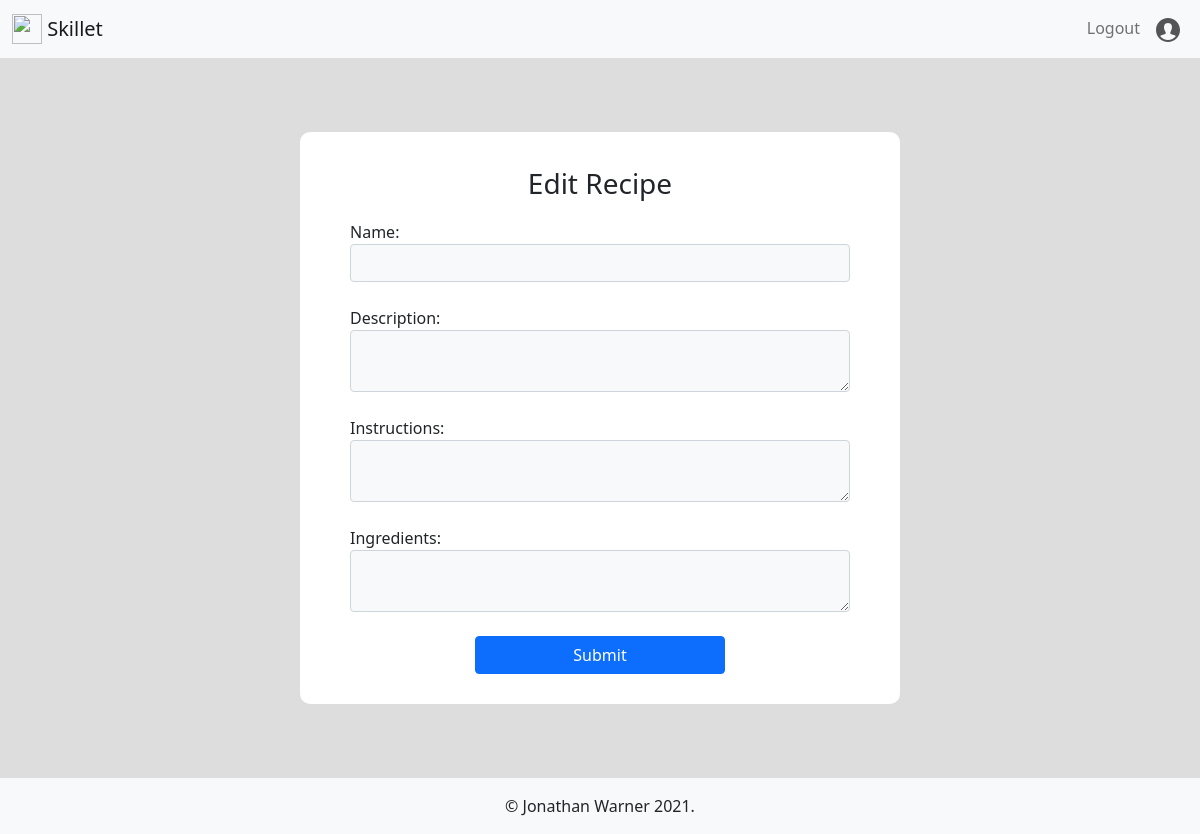
Before: /edit_recipe/6 (signed in) with the older database file.
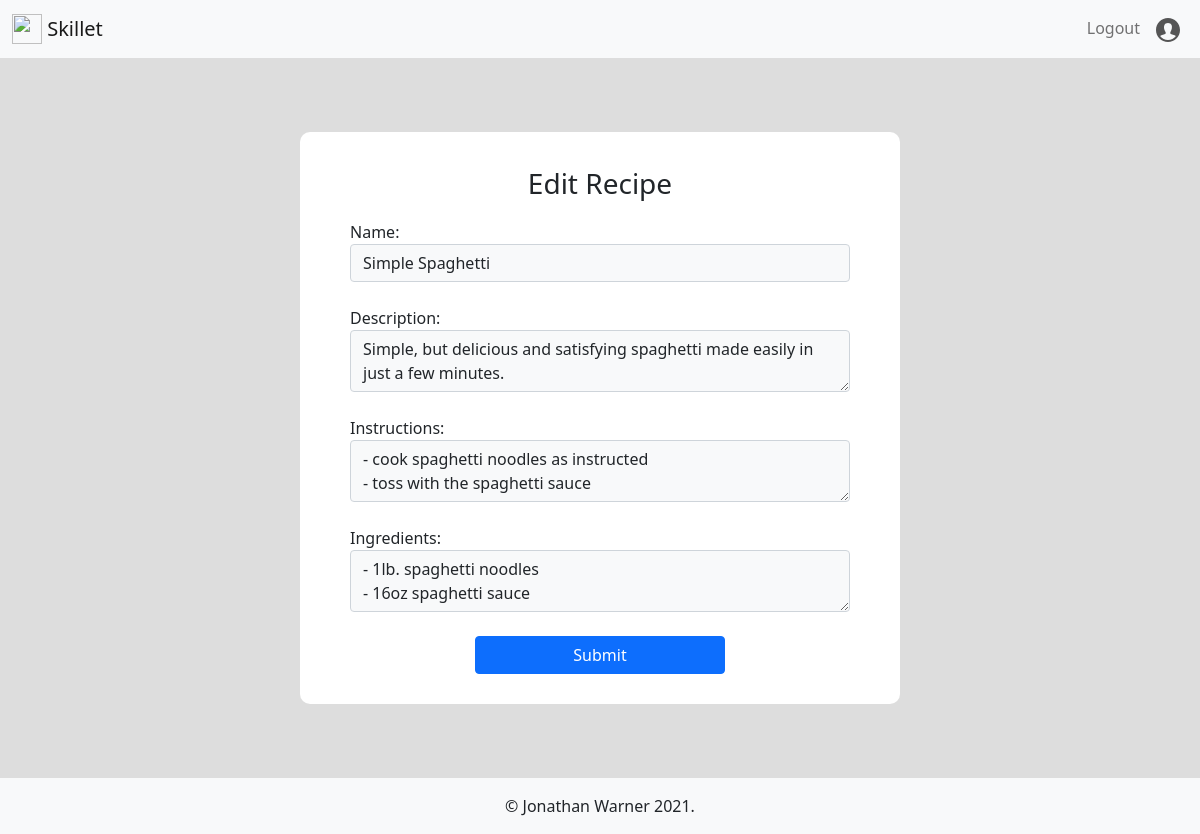
After: the same page with the newer database file.
### skillet/models.py (models this page shows)
class Recipe(db.Model):
    __tablename__ = 'recipe'
    id = db.Column(db.Integer, primary_key=True)
    name = db.Column(db.String(80), nullable=False)
    description = db.Column(db.String(300), nullable=False)
    ingredients = db.Column(db.String(300), nullable=False)
    instructions = db.Column(db.String(300), nullable=False)
    created_by_id = db.Column(db.Integer, db.ForeignKey('user.id'))
    meals = db.relationship(
        'Meal', secondary='meal_recipes', back_populates="recipes")
    def __repr__(self):
        return self.name.title()

### skillet/post/routes.py (the view, shortened to what this page needs)
@post.route('/edit_recipe/<id>', methods=["GET", "POST"])
@login_required
def edit_recipe(id):
    recipe = Recipe.query.get(id)
    print(recipe)
    print("what the fuck")
    form = RecipeForm(obj=recipe)
    print(form.errors)
    return render_template('edit_recipe.html', form=form, recipe=recipe)

### skillet/post/forms.py
class RecipeForm(FlaskForm):
    name = StringField('Name', validators=[Length(min=3, max=50)])
    description = TextAreaField(
        'Description', validators=[DataRequired(), Length(min=1, max=300)])
    instructions = TextAreaField(
        'Instructions', validators=[DataRequired(), Length(min=3, max=300)])
    ingredients = TextAreaField(
        'Ingredients', validators=[DataRequired(), Length(min=3, max=300)])
    submit = SubmitField('Submit')

### skillet/__init__.py (called while the page is built)
@login_manager.user_loader
def load_user(id):
    return User.query.get(id)

### skillet/templates/edit_recipe.html (shortened to what this page needs)
{% extends 'base.html' %}
{% block content %}
<section class="form-section">
    <div class="form-container col-10 col-md-8 col-lg-6">
        <p class="fs-3 text-center">Edit Recipe</p>
        <form action="{{url_for('post.edit_recipe', id=recipe.id)}}" method="POST">
            <fieldset>
                {% for field in form %}
                {% if field != form.csrf_token and field != form.submit%}
                {{field.label}}:
                {{field(class_="form-control mb-4 bg-light")}}
                {% endif %}
                {% endfor %}
                {{form.submit(class_="btn btn-primary px-5 col-6 offset-3")}}
            </fieldset>
        </form>
    </div>
</section>
{% endblock content %}

### skillet/templates/base.html (shortened to what this page needs)
<!DOCTYPE html>
<html lang="en">
<head>
    <link href="https://cdn.jsdelivr.net/npm/bootstrap@5.0.0-beta2/dist/css/bootstrap.min.css" rel="stylesheet"
>
    <link href="{{ url_for('static', filename='styles.css') }}" rel="stylesheet">
</head>
<body>
    <nav class="navbar navbar-expand-lg navbar-light bg-light">
        <div class="container-fluid">
            <a class="navbar-brand" href="/">
                <img src="/static/images/pass-and-go-logo.png" alt="" width="30" height="30"
                    class="d-inline-block align-top">
                Skillet
            </a>
            <div class="collapse navbar-collapse" id="navbarSupportedContent">
                <ul class="navbar-nav ms-auto">
                    {% if current_user.is_authenticated %}
                    <li>
                        <a class="nav-link" href="/logout">Logout</a>
                    </li>
                    <li>
                        <a class="nav-link profile-icon" href="/profile/{{current_user.id}}">
                        </a>
                    </li>
                    {% else %}
                    <li class="nav-item">
                        <a class="nav-link" href="/login">Login</a>
                    </li>
                    {% endif %}
                </ul>
            </div>
        </div>
    </nav>
    {% block content %}{% endblock %}
    <footer class="text-center p-3 bg-light text-dark">
        <p class="fs-6 m-0"> &copy; Jonathan Warner 2021.</p>
    </footer>
</body>
</html>

### skillet/static/styles.css (style rules this page uses)
.auth-section, .form-section { display: flex; flex-direction: column; align-items: center; justify-content: center; background-color: rgb(221, 221, 221); min-height: 90vh; }
.auth-container, .form-container { padding: 30px 50px; margin: 30px 0; background-color: white; border-radius: 10px; }
.fs-6 { font-size: 0.2em; }

Changed rows visible on the page:
added Recipe: name "Simple Spaghetti" "Simple, but delicious and satisfying spaghetti made easily in just a few minutes." "- cook spaghetti noodles as instructed - toss with the spaghetti sauce" "- 1lb. spaghetti noodles - 16oz spaghetti sauce"
